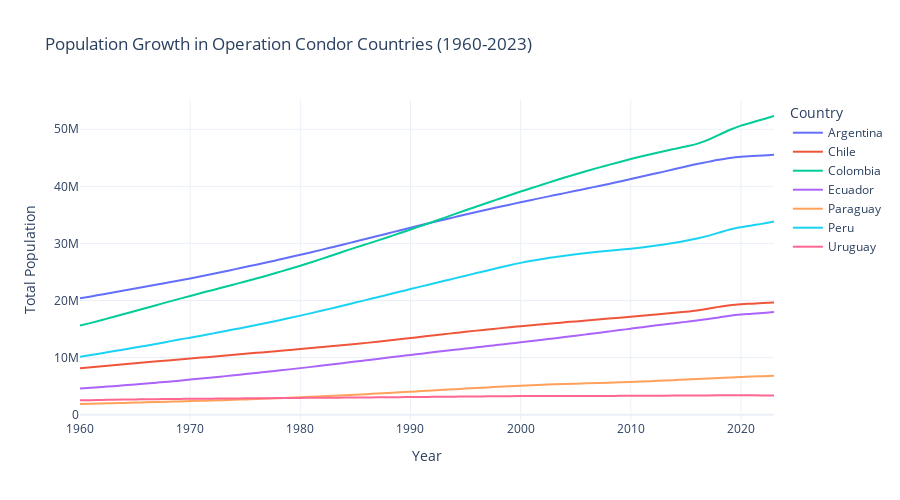

Source (notebook cell):
### Code cell
# Define the Operation Condor countries of interest: Chile, Brazil, Argentina, Peru, Colombia, Ecuador, Paraguay, and Uruguay.
#condor_countries = ['CHL', 'BRA', 'ARG', 'PER', 'COL', 'ECU', 'PRY', 'URY']

# Without Brazil (it can be nice to look at it this way since Brazil is so much larger that it changes axis scaling significantly).
condor_countries = ['CHL', 'ARG', 'PER', 'COL', 'ECU', 'PRY', 'URY']

# Pull out population as a variable of interest
pop_var = {"SP.POP.TOTL":"Population"}

# Create figure
pop_data = wbdata.get_dataframe(pop_var, country=condor_countries, parse_dates=True).squeeze().unstack('country')

fig_pop_data = pop_data.plot(title="Population Growth in Operation Condor Countries (1960-2023)",
                    labels={"index": "Year", "value": "Total Population", "variable": "Country"},
                    template="plotly_white",
                    line_shape="spline")

fig_pop_data.update_layout(xaxis_title="Year", yaxis_title="Total Population", legend_title="Country", width=900, height=500)
fig_pop_data.show()
